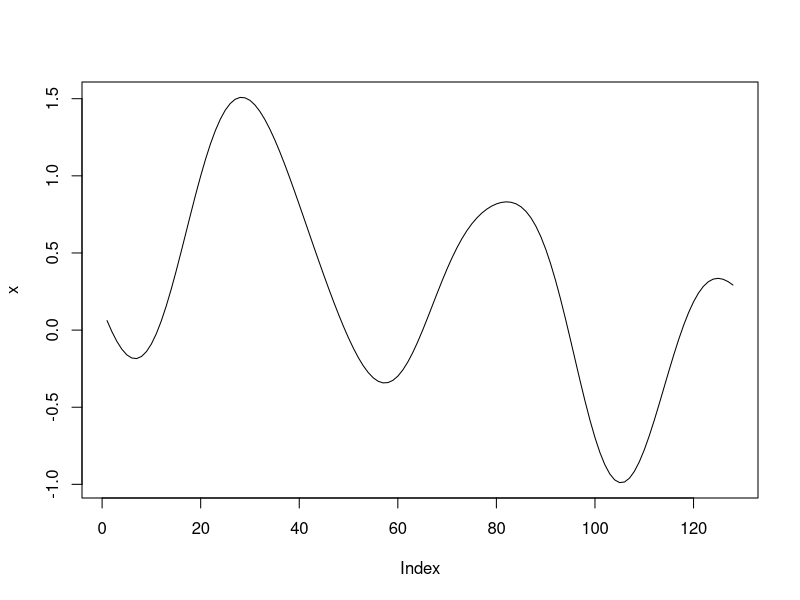

Here is the R script that generated this plot: (Note: this script raises an error after producing the figure.)
# Demo of Gaussian process regression with R
# James Keirstead
# 5 April 2012

# Chapter 2 of Rasmussen and Williams's book `Gaussian Processes
# for Machine Learning' provides a detailed explanation of the
# math for Gaussian process regression.  It doesn't provide
# much in the way of code though.  This Gist is a brief demo
# of the basic elements of Gaussian process regression, as
# described on pages 13 to 16.


# Load in the required libraries for data manipulation
# and multivariate normal distribution
require(MASS)
require(plyr)
require(reshape2)
require(ggplot2)

# Set a seed for repeatable plots
set.seed(12345)

# Calculates the covariance matrix sigma using a
# simplified version of the squared exponential function.
#
# Although the nested loops are ugly, I've checked and it's about
# 30% faster than a solution using expand.grid() and apply()
#
# Parameters:
#	X1, X2 = vectors
# 	l = the scale length parameter
# Returns:
# 	a covariance matrix
calcSigma <- function(X1,X2,l=1) {
  Sigma <- matrix(rep(0, length(X1)*length(X2)), nrow=length(X1))
  for (i in 1:nrow(Sigma)) {
    for (j in 1:ncol(Sigma)) {
      Sigma[i,j] <- exp(-0.5*(abs(X1[i]-X2[j])/l)^2)
    }
  }
  return(Sigma)
}

# 1. Plot some sample functions from the Gaussian process
# as shown in Figure 2.2(a)

# Define the points at which we want to define the functions
x.star <- seq(-5,5,len=128)

# Calculate the covariance matrix
sigma <- calcSigma(x.star,x.star)

x = mvrnorm(1, rep(0, length(x.star)), sigma)
plot(x,type='l')
plot(wd(x))
wd.x = wd(x)
plot(wd.x$D)

W = GenW(length(x.star),1,'DaubExPhase')
sf = t(W)%*%sigma%*%W

plot(diag(sf))

# Generate a number of functions from the process
n.samples <- 3
values <- matrix(rep(0,length(x.star)*n.samples), ncol=n.samples)
for (i in 1:n.samples) {
  # Each column represents a sample from a multivariate normal distribution
  # with zero mean and covariance sigma
  values[,i] <- mvrnorm(1, rep(0, length(x.star)), sigma)
}
values <- cbind(x=x.star,as.data.frame(values))
values <- melt(values,id="x")

# Plot the result
fig2a <- ggplot(values,aes(x=x,y=value)) +
  geom_rect(xmin=-Inf, xmax=Inf, ymin=-2, ymax=2, fill="grey80") +
  geom_line(aes(group=variable)) +
  theme_bw() +
  scale_y_continuous(lim=c(-2.5,2.5), name="output, f(x)") +
  xlab("input, x")

# 2. Now let's assume that we have some known data points;
# this is the case of Figure 2.2(b). In the book, the notation 'f'
# is used for f$y below.  I've done this to make the ggplot code
# easier later on.
f <- data.frame(x=c(-4,-3,-1,0,2),
                y=c(-2,0,1,2,-1))

# Calculate the covariance matrices
# using the same x.star values as above
x <- f$x
k.xx <- calcSigma(x,x)
k.xxs <- calcSigma(x,x.star)
k.xsx <- calcSigma(x.star,x)
k.xsxs <- calcSigma(x.star,x.star)

# These matrix calculations correspond to equation (2.19)
# in the book.
f.star.bar <- k.xsx%*%solve(k.xx)%*%f$y
cov.f.star <- k.xsxs - k.xsx%*%solve(k.xx)%*%k.xxs

# This time we'll plot more samples.  We could of course
# simply plot a +/- 2 standard deviation confidence interval
# as in the book but I want to show the samples explicitly here.
n.samples <- 50
values <- matrix(rep(0,length(x.star)*n.samples), ncol=n.samples)
for (i in 1:n.samples) {
  values[,i] <- mvrnorm(1, f.star.bar, cov.f.star)
}
values <- cbind(x=x.star,as.data.frame(values))
values <- melt(values,id="x")

# Plot the results including the mean function
# and constraining data points
fig2b <- ggplot(values,aes(x=x,y=value)) +
  geom_line(aes(group=variable), colour="grey80") +
  geom_line(data=NULL,aes(x=x.star,y=f.star.bar),colour="red", size=1) +
  geom_point(data=f,aes(x=x,y=y)) +
  theme_bw() +
  scale_y_continuous(lim=c(-3,3), name="output, f(x)") +
  xlab("input, x")

# 3. Now assume that each of the observed data points have some
# normally-distributed noise.

# The standard deviation of the noise
sigma.n <- 0.1

# Recalculate the mean and covariance functions
f.bar.star <- k.xsx%*%solve(k.xx + sigma.n^2*diag(1, ncol(k.xx)))%*%f$y
cov.f.star <- k.xsxs - k.xsx%*%solve(k.xx + sigma.n^2*diag(1, ncol(k.xx)))%*%k.xxs

# Recalulate the sample functions
values <- matrix(rep(0,length(x.star)*n.samples), ncol=n.samples)
for (i in 1:n.samples) {
  values[,i] <- mvrnorm(1, f.bar.star, cov.f.star)
}
values <- cbind(x=x.star,as.data.frame(values))
values <- melt(values,id="x")

# Plot the result, including error bars on the observed points
gg <- ggplot(values, aes(x=x,y=value)) +
  geom_line(aes(group=variable), colour="grey80") +
  geom_line(data=NULL,aes(x=x.star,y=f.bar.star),colour="red", size=1) +
  geom_errorbar(data=f,aes(x=x,y=NULL,ymin=y-2*sigma.n, ymax=y+2*sigma.n), width=0.2) +
  geom_point(data=f,aes(x=x,y=y)) +
  theme_bw() +
  scale_y_continuous(lim=c(-3,3), name="output, f(x)") +
  xlab("input, x")
